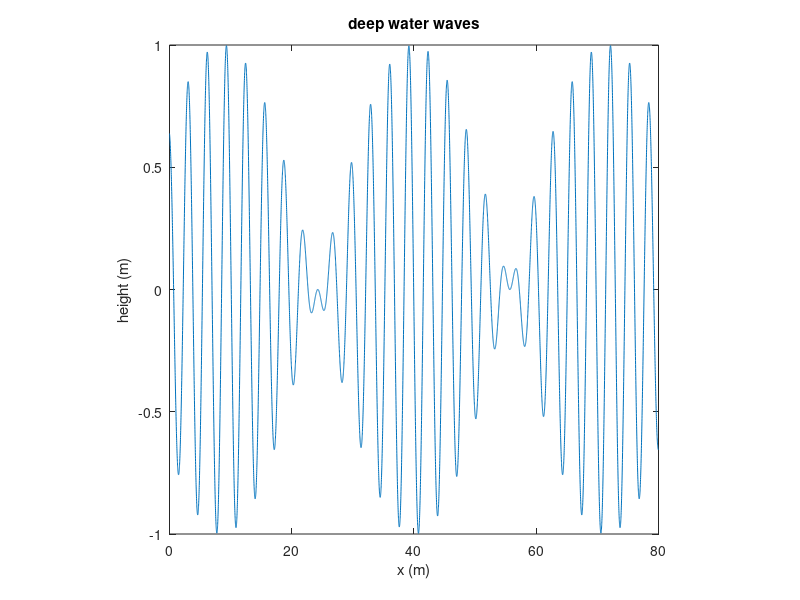

Write MATLAB code to recreate this figure.
% MATLAB file:   grp_vel_1.m
% Animation to demonstrate phase versus group velocity.
% Uses deep water wave example.
% Solves for 2 wave example of eq. (7.5) in text.

clear all
close all
x = 0:.01:80;
c = 40;             % phase speed
cg = c/2;           % group velocity
t = 0;
dt = .04;
k = 2;              % wavenumber of dominate mode
dk = .05*k;         % variation in wavenumber
axis square
for j = 1:50
    t = dt*j;
    h = cos(dk*(x-cg*t)).*cos(k*(x-c*t));
    set(gca,'NextPlot','replacechildren')
    plot(x,h)
    xlabel('x (m)'), ylabel('height (m)')
    title('deep water waves')
    H = gcf;
    M(:,j) = getframe(H);
end 
movie(H,M,2)
